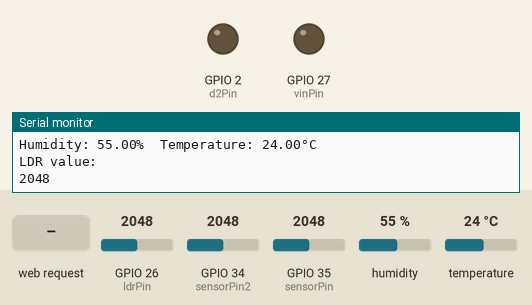
Simulated run of this sketch. Board: ESP32. Parts: output pins drawn as LEDs (lit = HIGH), the last lines printed to the serial monitor. The inputs (shaded band) are chosen by the test bench; at power-on: GPIO 26 (ldrPin) = 2048, GPIO 34 (sensorPin2) = 2048, GPIO 35 (sensorPin) = 2048, humidity 55 %, temperature 24 °C. WiFi joins after 1.5 s; servers stay silent unless stated.

Above: at 3.2 s.
3.3 s: HTTP request GET /on received
At 4.5 s:
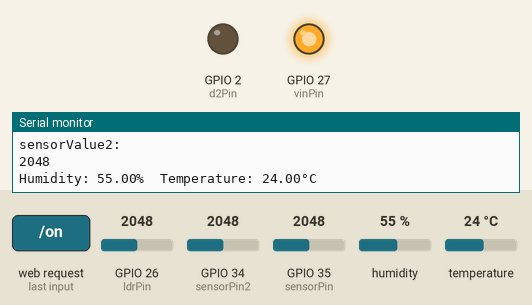
4.8 s: HTTP request GET /d2on received
At 5.1 s:
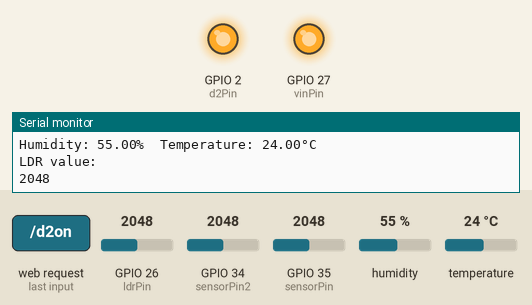
6.3 s: HTTP request GET /off received
At 7.1 s:
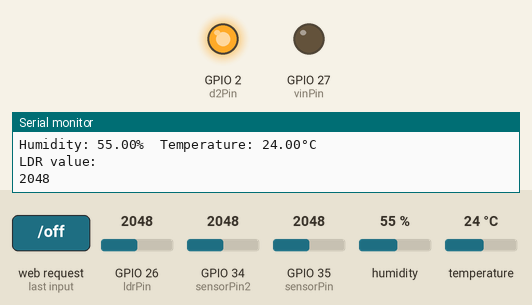
7.8 s: HTTP request GET /d2off received
At 8.8 s:
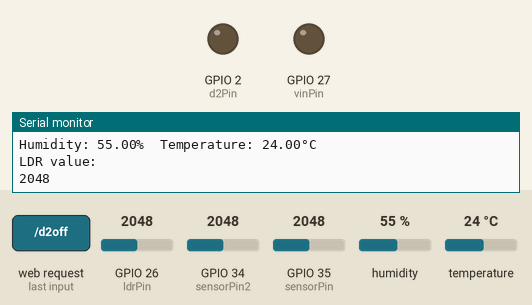
Timing chart, 0 to 10.3 s (numbered marks = the images above; inputs shaded):
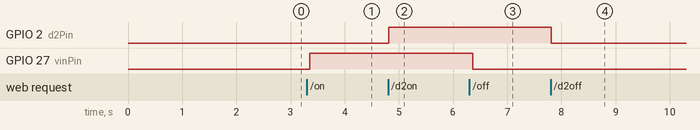

The sketch:

webserver_v5.ino
```cpp
#include <WiFi.h>
#include <WebServer.h>
#include <DHT.h>

const char* ssid = "Redmi";
const char* password = "12345678";

WebServer server(80);

#define sensorPin 35
#define sensorPin2 34
#define sensorPin3 19
#define ldrPin 26 // Pin connected to LDR

// Digital pin connected to the VIN pin
const int vinPin = 27;
const int d2Pin = 2;

// Initialize DHT sensor
#define DHTPIN 19      // Digital pin connected to the DHT sensor
#define DHTTYPE DHT22  // DHT 22 (AM2302) sensor type
DHT dht(DHTPIN, DHTTYPE);

// Variable to hold sensor reading
int sensorValue = 0;
int sensorValue2 = 0;
int ldrValue = 0; // Variable to hold LDR reading
float temperature = 0;
float humidity = 0;

void setup() {
  Serial.begin(115200);
  dht.begin();

  // Connect to Wi-Fi with DHCP
  WiFi.begin(ssid, password);
  while (WiFi.status() != WL_CONNECTED) {
    delay(1000);
    Serial.println("Connecting to WiFi...");
  }
  Serial.println("Connected to WiFi");

  // Print ESP32 IP address to serial monitor
  Serial.print("IP Address: ");
  Serial.println(WiFi.localIP());

  // Configure VIN pin as output
  pinMode(vinPin, OUTPUT);
  digitalWrite(vinPin, LOW); // Initial state is off

  // Configure D2 pin as output
  pinMode(d2Pin, OUTPUT);
  digitalWrite(d2Pin, LOW); // Initial state is off

  // Route for root / web page
  server.on("/", HTTP_GET, handleRoot);

  // Route for turning VIN pin on
  server.on("/on", HTTP_GET, handleOn);

  // Route for turning VIN pin off
  server.on("/off", HTTP_GET, handleOff);

  // Route for turning D2 pin on
  server.on("/d2on", HTTP_GET, d2handleOn);

  // Route for turning D2 pin off
  server.on("/d2off", HTTP_GET, d2handleOff);

  // Start server
  server.begin();
  Serial.println("HTTP server started");
}

void loop() {
  server.handleClient(); // Handle client requests

  // Your sensor reading code goes here
  sensorValue = analogRead(sensorPin);
  Serial.println("sensorValue: ");
  Serial.println(sensorValue);

  sensorValue2 = analogRead(sensorPin2);
  Serial.println("sensorValue2: ");
  Serial.println(sensorValue2);

  // Read temperature and humidity from DHT sensor
  humidity = dht.readHumidity();
  temperature = dht.readTemperature();

  if (isnan(humidity) || isnan(temperature)) {
    Serial.println("Failed to read from DHT sensor!");
  } else {
    Serial.print("Humidity: ");
    Serial.print(humidity);
    Serial.print("%  Temperature: ");
    Serial.print(temperature);
    Serial.println("°C");
  }

  // Read LDR value
  ldrValue = analogRead(ldrPin);
  Serial.println("LDR value: ");
  Serial.println(ldrValue);

  delay(100); // Optionally add delay between readings
}

void handleRoot() {
  // Send HTTP response with a web page
  String html = "<html><head><title>ESP32 Sensor Control</title>";
  html += "<script>function toggleVin(action) {";
  html += "var xhr = new XMLHttpRequest();";
  html += "xhr.open('GET', '/' + action, true);";
  html += "xhr.onreadystatechange = function() {";
  html += "if (xhr.readyState == 4 && xhr.status == 200) {";
  html += "var response = JSON.parse(xhr.responseText);";
  html += "alert(response.message);";
  html += "}};";
  html += "xhr.send();";
  html += "}</script>";
  html += "<script>function toggleD2(action) {";
  html += "var xhr = new XMLHttpRequest();";
  html += "xhr.open('GET', '/d2' + action, true);";
  html += "xhr.onreadystatechange = function() {";
  html += "if (xhr.readyState == 4 && xhr.status == 200) {";
  html += "var response = JSON.parse(xhr.responseText);";
  html += "alert(response.message);";
  html += "}};";
  html += "xhr.send();";
  html += "}</script>";
  html += "</head><body>";
  html += "<h1>ESP32 Sensor Control</h1>";

  html += "<p>Current sensor value: " + String(sensorValue) + "</p>";
  html += "<p>Current sensor value: " + String(sensorValue2) + "</p>";
  html += "<p>LDR value: " + String(ldrValue) + "</p>"; // Display LDR value
  html += "<p>Temperature: " + String(temperature) + "°C</p>";
  html += "<p>Humidity: " + String(humidity) + "%</p>";

  html += "<p><button onclick=\"toggleVin('on');\">Turn On VIN Pin</button>&nbsp;";
  html += "<button onclick=\"toggleVin('off');\">Turn Off VIN Pin</button></p>";

  html += "<p><button onclick=\"toggleD2('on');\">Turn On D2 Pin</button>&nbsp;";
  html += "<button onclick=\"toggleD2('off');\">Turn Off D2 Pin</button></p>";

  html += "</body></html>";
  server.send(200, "text/html", html);
}

void handleOn() {
  digitalWrite(vinPin, HIGH); // Turn VIN pin on
  sendJsonResponse("VIN pin turned on");
}

void handleOff() {
  digitalWrite(vinPin, LOW); // Turn VIN pin off
  sendJsonResponse("VIN pin turned off");
}

void d2handleOn() {
  digitalWrite(d2Pin, HIGH); // Turn D2 pin on
  sendJsonResponse("D2 pin turned on");
}

void d2handleOff() {
  digitalWrite(d2Pin, LOW); // Turn D2 pin off
  sendJsonResponse("D2 pin turned off");
}

void sendJsonResponse(const char* message) {
  String json = "{\"message\": \"" + String(message) + "\"}";
  server.send(200, "application/json", json);
}
```

Measured:
- after the input at 3.3 s, GPIO 27 (vinPin): LOW → HIGH after 0.06 s
- after the input at 4.8 s, GPIO 2 (d2Pin): LOW → HIGH at once
- after the input at 6.3 s, GPIO 27 (vinPin): HIGH → LOW after 0.07 s
- after the input at 7.8 s, GPIO 2 (d2Pin): HIGH → LOW at once
